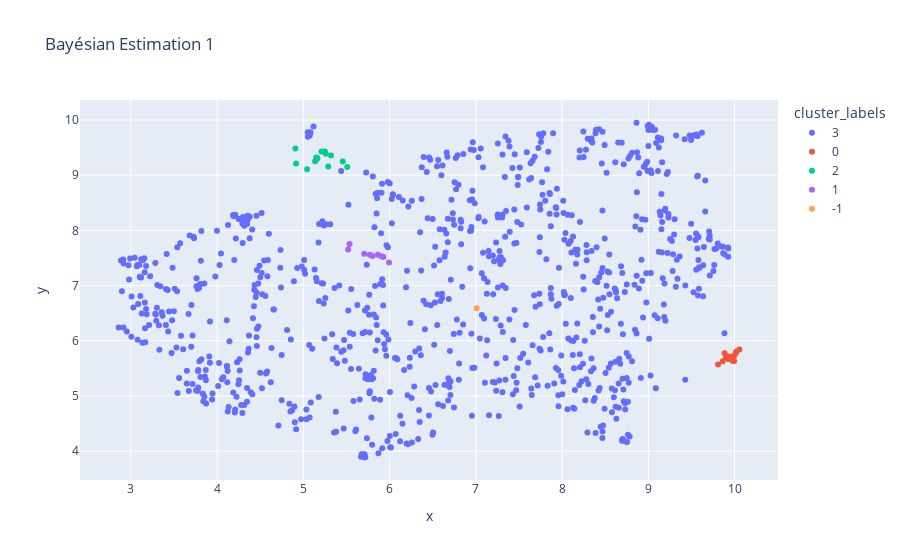
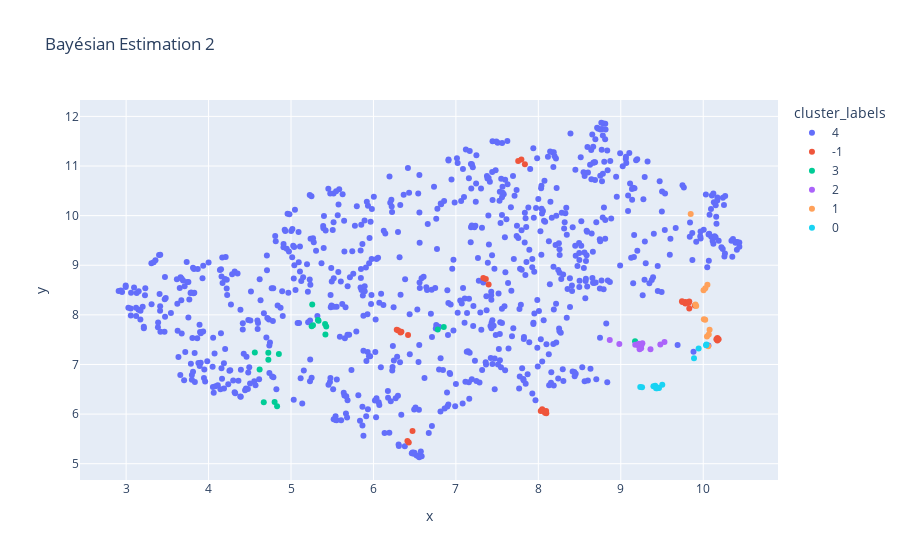

Here is the notebook cell these charts were saved with, in order:
### Code cell
results_df,best_params_dict,best_clusters_dict,trials_dict = cluster_to_data(embeddings,True)

### Figure 1 — Plotly figure (JSON) as saved in the notebook; plotly's stock layout.template omitted (floating-point values rounded to 4 significant figures; data arrays with more than 128 entries replaced by an {"elided": "..."} marker saying what was removed)
{"data": [{"customdata": {"elided": "883x1 str values"}, "hovertemplate": "cluster_labels=3<br>x=%{x}<br>y=%{y}<br>hover_text=%{customdata[0]}<extra></extra>", "legendgroup": "3", "marker": {"color": "#636efa", "symbol": "circle"}, "mode": "markers", "name": "3", "orientation": "v", "showlegend": true, "type": "scatter", "x": {"elided": "883 float values"}, "xaxis": "x", "y": {"elided": "883 float values"}, "yaxis": "y"}, {"customdata": [["I don't have the discipline to diet."], ["i am not able to control my eating habits"], ["My dieting and jogging all week have gone down the drain "], ["I should really exercise more "], ["I've blown my diet completely "], ["I ate more than I planned, so I blew my diet completely "], ["i'll never lose enough weight to look skinny "], ["My diet is not working I feel like a failure "], ["I am trying to diet but I gained weight this week. I don't have the discipline to diet. "], ["i ate too much and too fast to temporarily please myself but not because i felt hunger i am not able to control my eating habits "], ["I gained a little weight while trying to diet I'm not succeeding "], ["I have been trying a number of diets. This week I weighed myself and found out I had gained a pound I am trying to lose weight but nothing works "], ["I gained weight I hate myself and im a fat pig "], ["I think that I am fatter that everyone else but i am not I feel fat even though I have a strong build and I run alot "], ["It's usually after I come home from work and having felt a lot of social anxiety I want to comfort myself with sugar. It's like a great relief and the only happy point in my day. I have a constant need to eat an excessive amount of sugary sweets/desserts. When I try to eat more healthily for a period of time the need is always worse when I fall back into old unhealthy patterns. Eating balanced feels impossible. "]], "hovertemplate": "cluster_labels=0<br>x=%{x}<br>y=%{y}<br>hover_text=%{customdata[0]}<extra></extra>", "legendgroup": "0", "marker": {"color": "#EF553B", "symbol": "circle"}, "mode": "markers", "name": "0", "orientation": "v", "showlegend": true, "type": "scatter", "x": [9.935, 9.976, 10.02, 9.885, 10.02, 10.06, 9.901, 9.941, 9.998, 9.928, 9.983, 9.929, 9.864, 9.809, 9.996], "xaxis": "x", "y": [5.713, 5.638, 5.805, 5.773, 5.781, 5.841, 5.711, 5.693, 5.735, 5.671, 5.72, 5.685, 5.63, 5.572, 5.634], "yaxis": "y"}, {"customdata": [["I should have ordered a milder dish"], ["after 30 years since I first started learning how to cook I am still ruining meals."], ["I do so much around here and you are harping about the cutting board?"], ["The meal should have been perfect "], ["The meal must have been perfect "], ["I should have ordered a milder dish "], ["I must have ordered a milder dish "], ["We were late to the dinner party and caused the hostess to overcook the meal "], ["You only pay attention to me when I cook food "], ["I was on a date and started to cough badly as the food was too hot I should have ordered a milder dish "], ["My mom cooked me breakfast and the eggs which she knows i like over medium were over cooked. I became very upset. frustration "], ["I burnt the potatoes while cooking I should have been perfect "], ["Last week I made a special dinner at my house for my family to enjoy but I overcooked the food. after three decades since I first started learning how to cook I am still ruining meals. "], ["My husband asked me to make sure I cleaned the cutting board better. I do so much around here and you are harping about the cutting board? "]], "hovertemplate": "cluster_labels=2<br>x=%{x}<br>y=%{y}<br>hover_text=%{customdata[0]}<extra></extra>", "legendgroup": "2", "marker": {"color": "#00cc96", "symbol": "circle"}, "mode": "markers", "name": "2", "orientation": "v", "showlegend": true, "type": "scatter", "x": [5.26, 5.161, 4.915, 5.509, 5.457, 5.25, 5.211, 5.288, 5.162, 5.321, 5.044, 5.137, 5.15, 4.908], "xaxis": "x", "y": [9.389, 9.313, 9.214, 9.15, 9.249, 9.431, 9.431, 9.159, 9.302, 9.358, 9.109, 9.252, 9.319, 9.482], "yaxis": "y"}, {"customdata": [["This party will be a drag "], ["My present was much smaller in size than the others "], ["My niece's birthday party had twice the amount of people "], ["There will be very few people there "], ["If there aren't many people there, the party simply can't be a success "], ["I made a real fool of myself at that party "], ["I must make a good impression at this party "], ["I'm organizing a birthday party for my kid My niece's birthday party had twice the amount of people, our party will be rubbish in comparison "], ["I gave a present to my friend on her birthday My present was much smaller in size than the others "]], "hovertemplate": "cluster_labels=1<br>x=%{x}<br>y=%{y}<br>hover_text=%{customdata[0]}<extra></extra>", "legendgroup": "1", "marker": {"color": "#ab63fa", "symbol": "circle"}, "mode": "markers", "name": "1", "orientation": "v", "showlegend": true, "type": "scatter", "x": [5.907, 5.536, 5.706, 5.864, 5.802, 5.928, 5.994, 5.77, 5.519], "xaxis": "x", "y": [7.531, 7.752, 7.577, 7.557, 7.538, 7.516, 7.42, 7.557, 7.654], "yaxis": "y"}, {"customdata": [["If I talk, I will mess up and not say what I mean "]], "hovertemplate": "cluster_labels=-1<br>x=%{x}<br>y=%{y}<br>hover_text=%{customdata[0]}<extra></extra>", "legendgroup": "-1", "marker": {"color": "#FFA15A", "symbol": "circle"}, "mode": "markers", "name": "-1", "orientation": "v", "showlegend": true, "type": "scatter", "x": [7.01], "xaxis": "x", "y": [6.591], "yaxis": "y"}], "layout": {"legend": {"title": {"text": "cluster_labels"}, "tracegroupgap": 0}, "title": {"text": "Bayésian Estimation 1"}, "xaxis": {"anchor": "y", "domain": [0, 1], "title": {"text": "x"}}, "yaxis": {"anchor": "x", "domain": [0, 1], "title": {"text": "y"}}}}

### Figure 2 — Plotly figure (JSON) as saved in the notebook; plotly's stock layout.template omitted (floating-point values rounded to 4 significant figures; data arrays with more than 128 entries replaced by an {"elided": "..."} marker saying what was removed)
{"data": [{"customdata": {"elided": "832x1 str values"}, "hovertemplate": "cluster_labels=4<br>x=%{x}<br>y=%{y}<br>hover_text=%{customdata[0]}<extra></extra>", "legendgroup": "4", "marker": {"color": "#636efa", "symbol": "circle"}, "mode": "markers", "name": "4", "orientation": "v", "showlegend": true, "type": "scatter", "x": {"elided": "832 float values"}, "xaxis": "x", "y": {"elided": "832 float values"}, "yaxis": "y"}, {"customdata": [["I failed our company & myself"], ["A good mother spends time with her kids on some activity every night"], ["I should have never worn these jeans and stick to blue ones"], ["I shouldn't have changed my hair"], ["I should have ordered a milder dish"], ["I'm completely self-centered and thoughtless"], ["I'm self-centered"], ["I will go crazy if I don't control my racing thoughts"], ["My tire is flat. I'm so stupid "], ["My tire is flat. I should have gotten a new tire last month "], ["My tire is flat. I must have gotten a new tire last month "], ["I'm completely self-centered and thoughtless "], ["A good mother spends time with her kids on some activity every night "], ["I should have never worn these jeans "], ["I must have never worn these jeans "], ["I shouldn't have changed my hair "], ["Most of them didn't mention my hair "], ["I should have ordered a milder dish "], ["I must have ordered a milder dish "], ["I must be really stupid to have these distorted thoughts "], ["I am unable to give my children any time A good mother spends time with her kids on some activity every night "], ["I was on a date and started to cough badly as the food was too hot I should have ordered a milder dish "], ["A potential client decided to work with another company I failed our company & myself "], ["A potential client decided to work with another company. I failed our company & myself. "], ["I tried a new hair style but no one commented on it I shouldn't have changed my hair "], ["My friend asked for help and I denied I'm self-centered "], ["My friend asked for advice, but I was unable to provide it I'm completely self-centered and thoughtless "], ["I am walking down the street in a new red jeans and a stranger looked at the jeans I should have never worn these jeans and stick to blue ones "], ["When I feel ugly and hate my self I will go crazy if I don't control my racing thoughts "], ["I get thoughts that make me do crazy things but they’re actually somewhat logical and I doubt if I should resist them at all I will go crazy if I don't control my racing thoughts "], ["I’m a drug addict I will go crazy if I don't control my racing thoughts "], ["I really don't know I will go crazy if I don't control my racing thoughts "], ["I accidentally fell asleep I will go crazy if I don't control my racing thoughts "]], "hovertemplate": "cluster_labels=-1<br>x=%{x}<br>y=%{y}<br>hover_text=%{customdata[0]}<extra></extra>", "legendgroup": "-1", "marker": {"color": "#EF553B", "symbol": "circle"}, "mode": "markers", "name": "-1", "orientation": "v", "showlegend": true, "type": "scatter", "x": [7.837, 6.428, 9.822, 9.785, 10.17, 6.339, 6.301, 8.047, 7.397, 7.363, 7.333, 6.42, 6.412, 9.783, 9.831, 9.897, 9.747, 10.16, 10.17, 8.029, 6.474, 10.19, 7.794, 7.756, 9.831, 6.283, 6.329, 9.742, 8.049, 8.08, 8.059, 8.097, 8.094], "xaxis": "x", "y": [11.03, 5.427, 8.241, 8.259, 7.532, 7.657, 7.683, 6.096, 8.613, 8.724, 8.741, 7.594, 5.457, 8.229, 8.128, 8.188, 8.261, 7.51, 7.484, 6.064, 5.661, 7.511, 11.13, 11.1, 8.267, 7.7, 7.644, 8.276, 6.075, 6.027, 6.066, 6.019, 6.06], "yaxis": "y"}, {"customdata": [["I'm not who I want to be. I hate my appearance and my voice."], ["I'm not attractive or have a good enough personality."], ["I'm a fat ugly troll."], ["What am I doing to deserve this?"], ["She ruined my project"], ["I'm not attractive enough."], ["I am ugly"], ["im not very attractive"], ["A stranger looked at your dress. She thought that I look stupid "], ["She must think that I am a weirdo "], ["She probably thinks I'm ugly "], ["She thought I didn't know the project "], ["i'll never lose enough weight to look skinny "], ["She doesn't like the way I look "], ["Being transgender I'm not who I want to be. I hate my appearance and my voice. "], ["I was told that I don't look as attractive as I used to by my significant other. She told me that she does not like the way that I have been dressing lately and that I should go back to my old style of dressing. I can recall feeling embarrassed and let down with myself. I felt very tiny and as though my relationship was falling apart because she was starting to become very superficial. What am I doing to deserve this? "], ["My daughter spilled a drink on my desk. She ruined my project "], ["I tried on my wedding dress in front of my family. My mother was excited and told me I was beautiful, but other members of my family made comments about my weight. I was told to not eat and exercise so I could be beautiful. I'm a fat ugly troll. "], ["Nobody finds me attractive other then my boyfriend I am ugly "]], "hovertemplate": "cluster_labels=3<br>x=%{x}<br>y=%{y}<br>hover_text=%{customdata[0]}<extra></extra>", "legendgroup": "3", "marker": {"color": "#00cc96", "symbol": "circle"}, "mode": "markers", "name": "3", "orientation": "v", "showlegend": true, "type": "scatter", "x": [6.853, 5.334, 5.427, 5.257, 4.801, 5.327, 5.413, 5.251, 4.853, 4.619, 4.725, 4.67, 9.173, 4.725, 6.78, 4.561, 4.831, 5.417, 5.266], "xaxis": "x", "y": [7.755, 7.879, 7.767, 8.208, 6.242, 7.898, 7.815, 7.77, 7.211, 6.897, 7.094, 6.239, 7.47, 7.237, 7.706, 7.244, 6.157, 7.605, 7.789], "yaxis": "y"}, {"customdata": [["I don't have the discipline to diet."], ["i am not able to control my eating habits"], ["My dieting and jogging all week have gone down the drain "], ["I've blown my diet completely "], ["I ate more than I planned, so I blew my diet completely "], ["My diet is not working I feel like a failure "], ["I am trying to diet but I gained weight this week. I don't have the discipline to diet. "], ["i ate too much and too fast to temporarily please myself but not because i felt hunger i am not able to control my eating habits "], ["I gained a little weight while trying to diet I'm not succeeding "], ["I have been trying a number of diets. This week I weighed myself and found out I had gained a pound I am trying to lose weight but nothing works "], ["I gained weight I hate myself and im a fat pig "], ["I think that I am fatter that everyone else but i am not I feel fat even though I have a strong build and I run alot "], ["It's usually after I come home from work and having felt a lot of social anxiety I want to comfort myself with sugar. It's like a great relief and the only happy point in my day. I have a constant need to eat an excessive amount of sugary sweets/desserts. When I try to eat more healthily for a period of time the need is always worse when I fall back into old unhealthy patterns. Eating balanced feels impossible. "]], "hovertemplate": "cluster_labels=2<br>x=%{x}<br>y=%{y}<br>hover_text=%{customdata[0]}<extra></extra>", "legendgroup": "2", "marker": {"color": "#ab63fa", "symbol": "circle"}, "mode": "markers", "name": "2", "orientation": "v", "showlegend": true, "type": "scatter", "x": [9.175, 9.247, 9.262, 9.53, 9.48, 9.216, 9.223, 9.36, 9.249, 9.217, 8.982, 8.866, 9.228], "xaxis": "x", "y": [7.396, 7.326, 7.426, 7.455, 7.405, 7.417, 7.369, 7.305, 7.381, 7.387, 7.411, 7.494, 7.308], "yaxis": "y"}, {"customdata": [["I shouldn't have posted it"], ["I shouldn't have eaten that "], ["I mustn't have eaten that "], ["The meal should have been perfect "], ["The meal must have been perfect "], ["The color in their work is so much more vibrant, mine doesn't look this good "], ["I bet people think now that I am a rubbish artist "], ["I shouldn't have posted it "], ["I shouldn't eat that doughnut "], ["I posted a new piece of artwork online and people started comparing it with artwork created by others I shouldn't have posted it "], ["I burnt the potatoes while cooking I should have been perfect "], ["I painted with my friends The color in their work is so much more vibrant, mine doesn't look this good "]], "hovertemplate": "cluster_labels=1<br>x=%{x}<br>y=%{y}<br>hover_text=%{customdata[0]}<extra></extra>", "legendgroup": "1", "marker": {"color": "#FFA15A", "symbol": "circle"}, "mode": "markers", "name": "1", "orientation": "v", "showlegend": true, "type": "scatter", "x": [9.905, 10.02, 10.08, 10.05, 10.07, 10.03, 9.848, 9.915, 10.01, 10.0, 10.06, 10.05], "xaxis": "x", "y": [8.208, 7.904, 7.698, 7.563, 7.607, 8.535, 10.03, 8.18, 7.913, 8.494, 7.367, 8.607], "yaxis": "y"}, {"customdata": [["I feel so anxious maybe I left something turned on in the kitchen"], ["after 30 years since I first started learning how to cook I am still ruining meals."], ["Looks like the customer got scared "], ["I feel so anxious maybe I left something turned on in the kitchen "], ["What if something falls on the coffee maker and turns in on "], ["What if the whole kitchen sets on fire "], ["My entire house will burn down "], ["Something scary is in the kitchen "], ["You only pay attention to me when I cook food "], ["My mom cooked me breakfast and the eggs which she knows i like over medium were over cooked. I became very upset. frustration "], ["Last week I made a special dinner at my house for my family to enjoy but I overcooked the food. after three decades since I first started learning how to cook I am still ruining meals. "], ["I went on a trip and heard a commercial for a kitchen appliance I feel so anxious maybe I left something turned on in the kitchen "], ["I went on a trip and heard a commercial for a kitchen appliance Did I leave the kitchen stove on? My entire house will burn down "]], "hovertemplate": "cluster_labels=0<br>x=%{x}<br>y=%{y}<br>hover_text=%{customdata[0]}<extra></extra>", "legendgroup": "0", "marker": {"color": "#19d3f3", "symbol": "circle"}, "mode": "markers", "name": "0", "orientation": "v", "showlegend": true, "type": "scatter", "x": [9.418, 9.944, 9.258, 9.396, 9.44, 9.457, 9.236, 9.428, 9.888, 10.03, 10.04, 9.503, 9.463], "xaxis": "x", "y": [6.571, 7.324, 6.539, 6.559, 6.519, 6.529, 6.548, 6.521, 7.123, 7.389, 7.401, 6.593, 6.524], "yaxis": "y"}], "layout": {"legend": {"title": {"text": "cluster_labels"}, "tracegroupgap": 0}, "title": {"text": "Bayésian Estimation 2"}, "xaxis": {"anchor": "y", "domain": [0, 1], "title": {"text": "x"}}, "yaxis": {"anchor": "x", "domain": [0, 1], "title": {"text": "y"}}}}
